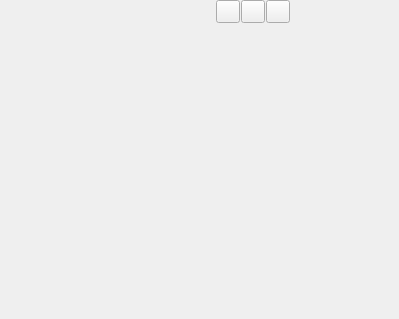
<ui version="4.0" >
 <class>PanedWidget</class>
 <widget class="QWidget" name="PanedWidget" >
  <property name="geometry" >
   <rect>
    <x>0</x>
    <y>0</y>
    <width>399</width>
    <height>319</height>
   </rect>
  </property>
  <property name="sizePolicy" >
   <sizepolicy vsizetype="Expanding" hsizetype="Expanding" >
    <horstretch>0</horstretch>
    <verstretch>0</verstretch>
   </sizepolicy>
  </property>
  <property name="windowTitle" >
   <string>Form</string>
  </property>
  <property name="styleSheet" >
   <string notr="true" />
  </property>
  <layout class="QVBoxLayout" >
   <property name="margin" >
    <number>0</number>
   </property>
   <item>
    <layout class="QHBoxLayout" >
     <property name="spacing" >
      <number>5</number>
     </property>
     <item>
      <spacer>
       <property name="orientation" >
        <enum>Qt::Horizontal</enum>
       </property>
       <property name="sizeHint" stdset="0" >
        <size>
         <width>40</width>
         <height>20</height>
        </size>
       </property>
      </spacer>
     </item>
     <item>
      <widget class="QLabel" name="uiTitle" >
       <property name="text" >
        <string/>
       </property>
      </widget>
     </item>
     <item>
      <spacer>
       <property name="orientation" >
        <enum>Qt::Horizontal</enum>
       </property>
       <property name="sizeType" >
        <enum>QSizePolicy::Fixed</enum>
       </property>
       <property name="sizeHint" stdset="0" >
        <size>
         <width>20</width>
         <height>20</height>
        </size>
       </property>
      </spacer>
     </item>
     <item>
      <layout class="QHBoxLayout" >
       <property name="spacing" >
        <number>1</number>
       </property>
       <item>
        <widget class="QToolButton" name="pushSearch" >
         <property name="sizePolicy" >
          <sizepolicy vsizetype="Fixed" hsizetype="Fixed" >
           <horstretch>0</horstretch>
           <verstretch>0</verstretch>
          </sizepolicy>
         </property>
         <property name="toolTip" >
          <string>Search</string>
         </property>
         <property name="icon" >
          <iconset resource="common.qrc" >
           <normaloff>:/images/images/find.png</normaloff>:/images/images/find.png</iconset>
         </property>
        </widget>
       </item>
       <item>
        <widget class="QToolButton" name="pushOpen" >
         <property name="sizePolicy" >
          <sizepolicy vsizetype="Fixed" hsizetype="Fixed" >
           <horstretch>0</horstretch>
           <verstretch>0</verstretch>
          </sizepolicy>
         </property>
         <property name="toolTip" >
          <string>Open</string>
         </property>
         <property name="icon" >
          <iconset resource="common.qrc" >
           <normaloff>:/images/images/open.png</normaloff>:/images/images/open.png</iconset>
         </property>
        </widget>
       </item>
       <item>
        <widget class="QToolButton" name="pushSwitchView" >
         <property name="sizePolicy" >
          <sizepolicy vsizetype="Fixed" hsizetype="Fixed" >
           <horstretch>0</horstretch>
           <verstretch>0</verstretch>
          </sizepolicy>
         </property>
         <property name="toolTip" >
          <string>Switch View</string>
         </property>
         <property name="icon" >
          <iconset resource="common.qrc" >
           <normaloff>:/images/images/switch_view.png</normaloff>:/images/images/switch_view.png</iconset>
         </property>
        </widget>
       </item>
       <item>
        <spacer>
         <property name="orientation" >
          <enum>Qt::Horizontal</enum>
         </property>
         <property name="sizeHint" stdset="0" >
          <size>
           <width>40</width>
           <height>20</height>
          </size>
         </property>
        </spacer>
       </item>
      </layout>
     </item>
    </layout>
   </item>
   <item>
    <widget class="QWidget" native="1" name="uiGroup" />
   </item>
  </layout>
 </widget>
 <resources>
  <include location="common.qrc" />
 </resources>
 <connections/>
</ui>
